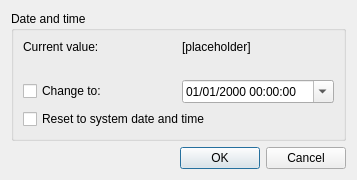
<?xml version="1.0" encoding="UTF-8"?>
<ui version="4.0">
 <class>DateTimeDialog</class>
 <widget class="QDialog" name="DateTimeDialog">
  <property name="geometry">
   <rect>
    <x>0</x>
    <y>0</y>
    <width>357</width>
    <height>161</height>
   </rect>
  </property>
  <property name="windowTitle">
   <string>Date and time - khDaysMM</string>
  </property>
  <layout class="QVBoxLayout" name="verticalLayout">
   <item>
    <widget class="QGroupBox" name="groupBox_2">
     <property name="title">
      <string>Date and time</string>
     </property>
     <layout class="QGridLayout" name="gridLayout_2">
      <item row="0" column="0">
       <widget class="QLabel" name="label">
        <property name="text">
         <string>Current value:</string>
        </property>
       </widget>
      </item>
      <item row="0" column="1">
       <widget class="QLabel" name="lblCustomTime">
        <property name="text">
         <string>[placeholder]</string>
        </property>
       </widget>
      </item>
      <item row="1" column="0">
       <widget class="QLabel" name="label_2">
        <property name="text">
         <string/>
        </property>
       </widget>
      </item>
      <item row="2" column="0">
       <widget class="QCheckBox" name="chkChangeTime">
        <property name="text">
         <string>Change to:</string>
        </property>
       </widget>
      </item>
      <item row="2" column="1">
       <widget class="QDateTimeEdit" name="txtNewCustomTime">
        <property name="dateTime">
         <datetime>
          <hour>0</hour>
          <minute>0</minute>
          <second>0</second>
          <year>2000</year>
          <month>1</month>
          <day>1</day>
         </datetime>
        </property>
        <property name="maximumDateTime">
         <datetime>
          <hour>23</hour>
          <minute>59</minute>
          <second>59</second>
          <year>2099</year>
          <month>12</month>
          <day>31</day>
         </datetime>
        </property>
        <property name="minimumDateTime">
         <datetime>
          <hour>0</hour>
          <minute>0</minute>
          <second>0</second>
          <year>2000</year>
          <month>1</month>
          <day>1</day>
         </datetime>
        </property>
        <property name="displayFormat">
         <string>dd/MM/yyyy HH:mm:ss</string>
        </property>
        <property name="calendarPopup">
         <bool>true</bool>
        </property>
       </widget>
      </item>
      <item row="3" column="0" colspan="2">
       <widget class="QCheckBox" name="chkResetTime">
        <property name="text">
         <string>Reset to system date and time</string>
        </property>
       </widget>
      </item>
     </layout>
    </widget>
   </item>
   <item>
    <widget class="QDialogButtonBox" name="buttonBox">
     <property name="orientation">
      <enum>Qt::Horizontal</enum>
     </property>
     <property name="standardButtons">
      <set>QDialogButtonBox::Cancel|QDialogButtonBox::Ok</set>
     </property>
    </widget>
   </item>
  </layout>
 </widget>
 <resources/>
 <connections>
  <connection>
   <sender>buttonBox</sender>
   <signal>accepted()</signal>
   <receiver>DateTimeDialog</receiver>
   <slot>accept()</slot>
   <hints>
    <hint type="sourcelabel">
     <x>248</x>
     <y>254</y>
    </hint>
    <hint type="destinationlabel">
     <x>157</x>
     <y>274</y>
    </hint>
   </hints>
  </connection>
  <connection>
   <sender>buttonBox</sender>
   <signal>rejected()</signal>
   <receiver>DateTimeDialog</receiver>
   <slot>reject()</slot>
   <hints>
    <hint type="sourcelabel">
     <x>316</x>
     <y>260</y>
    </hint>
    <hint type="destinationlabel">
     <x>286</x>
     <y>274</y>
    </hint>
   </hints>
  </connection>
 </connections>
</ui>
